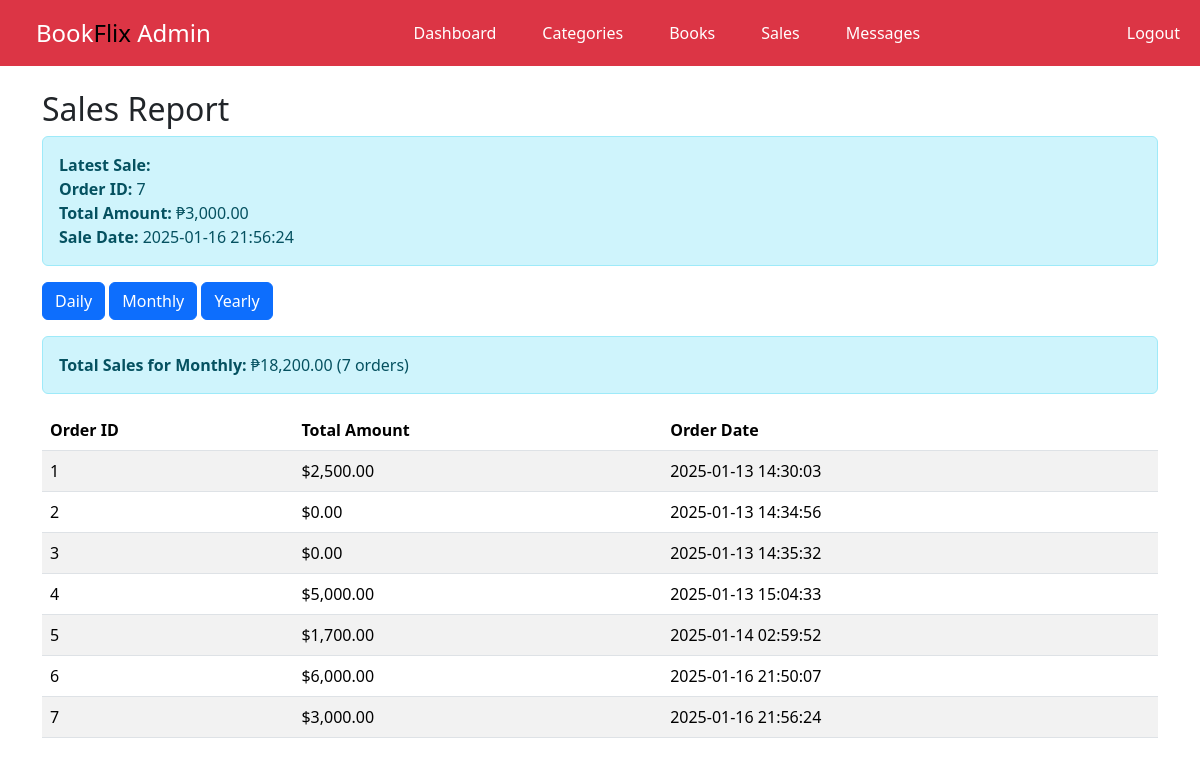
Screenshot of /sales.php?filter=monthly with the database file from the repository.
### tables this page shows
CREATE TABLE `orders` (
  `order_id` int(11) NOT NULL,
  `user_id` int(11) NOT NULL,
  `total_amount` decimal(10,2) NOT NULL,
  `order_date` timestamp NOT NULL DEFAULT current_timestamp()
);

### sales.php (the view, shortened to what this page needs)
<?php
include "database.php";
$date_filter = 'today';
$start_date = $end_date = date('Y-m-d');
if (isset($_GET['filter'])) {
    $date_filter = $_GET['filter'];
    switch ($date_filter) {
        case 'monthly':
            $start_date = date('Y-m-01');
            $end_date = date('Y-m-t');
            break;
    }
}
$stmt = $pdo->prepare("SELECT o.order_id, o.total_amount, o.order_date
                       FROM orders o
                       ORDER BY o.order_date DESC LIMIT 1");
$stmt->execute();
$latest_sale = $stmt->fetch();
$stmt = $pdo->prepare("SELECT COUNT(order_id) AS total_sales_count, SUM(total_amount) AS total_sales_amount
                       FROM orders
                       WHERE order_date BETWEEN ? AND ?");
$stmt->execute([$start_date, $end_date]);
$sales_summary = $stmt->fetch();
$stmt = $pdo->prepare("SELECT order_id, total_amount, order_date
                       FROM orders
                       WHERE order_date BETWEEN ? AND ?");
$stmt->execute([$start_date, $end_date]);
$sales = $stmt->fetchAll();
?>
<!DOCTYPE html>
<html lang="en">
<head>
    <link rel="stylesheet" href="https://cdn.jsdelivr.net/npm/bootstrap@5.3.3/dist/css/bootstrap.min.css">
</head>
<body>
<nav class="navbar navbar-expand-lg navbar-dark bg-danger sticky-top">
    <a class="navbar-brand ms-3" href="dashboard.php">Book<span>Flix</span> Admin</a>
    <div class="collapse navbar-collapse">
        <div class="navbar-nav mx-auto">
        <a href="adminpage.php" class="nav-link">Dashboard</a>
            <a href="categories.php" class="nav-link">Categories</a>
            <a href="books.php" class="nav-link">Books</a>
            <a href="sales.php" class="nav-link">Sales</a>
            <a href="messages.php" class="nav-link">Messages</a>
        </div>
        <a href="login.php" class="nav-link logout">Logout</a>
    </div>
</nav>
<div class="container mt-4">
    <h2>Sales Report</h2>
    <?php if ($latest_sale): ?>
        <div class="alert alert-info">
            <strong>Latest Sale:</strong>
            <br>
            <strong>Order ID:</strong> <?php echo $latest_sale['order_id']; ?>
            <br>
            <strong>Total Amount:</strong> ₱<?php echo number_format($latest_sale['total_amount'], 2); ?>
            <br>
            <strong>Sale Date:</strong> <?php echo $latest_sale['order_date']; ?>
        </div>
    <?php endif; ?>
    <div class="mb-3">
        <a href="sales.php?filter=daily" class="btn btn-primary">Daily</a>
        <a href="sales.php?filter=monthly" class="btn btn-primary">Monthly</a>
        <a href="sales.php?filter=yearly" class="btn btn-primary">Yearly</a>
    </div>
    <div class="alert alert-info">
        <strong>Total Sales for <?php echo ucfirst($date_filter); ?>:</strong>
        ₱<?php echo number_format($sales_summary['total_sales_amount'], 2); ?> (<?php echo $sales_summary['total_sales_count']; ?> orders)
    </div>
    <table class="table table-striped">
        <thead>
            <tr>
                <th>Order ID</th>
                <th>Total Amount</th>
                <th>Order Date</th>
            </tr>
        </thead>
        <tbody>
            <?php if (count($sales) > 0): ?>
                <?php foreach ($sales as $sale): ?>
                    <tr>
                        <td><?php echo $sale['order_id']; ?></td>
                        <td>$<?php echo number_format($sale['total_amount'], 2); ?></td>
                        <td><?php echo $sale['order_date']; ?></td>
                    </tr>
                <?php endforeach; ?>
            <?php else: ?>
                <tr>
                    <td colspan="3">No sales found for this period.</td>
                </tr>
            <?php endif; ?>
        </tbody>
    </table>
</div>
</body>
</html>

### sales.php (style rules this page uses)
.navbar { background-color: #343a40; padding: 10px 20px; }
.navbar-brand { color: #fff; font-size: 1.5rem; text-decoration: none; }
.navbar-nav { display: flex; justify-content: center; flex-grow: 1; }
.navbar-nav .nav-link { color: #fff; margin: 0 15px; text-decoration: none; font-size: 1rem; }
.logout { color: #fff; text-decoration: none; font-size: 1rem; margin-left: 20px; }
.navbar-brand span { color: black; }

### rows the page displays
orders: order_id "7", total_amount "3,000.00", order_date "2025-01-16 21:56:24"
orders: order_id "1", total_amount "2,500.00", order_date "2025-01-13 14:30:03"
orders: order_id "2", total_amount "0.00", order_date "2025-01-13 14:34:56"
orders: order_id "3", total_amount "0.00", order_date "2025-01-13 14:35:32"
orders: order_id "4", total_amount "5,000.00", order_date "2025-01-13 15:04:33"
orders: order_id "5", total_amount "1,700.00", order_date "2025-01-14 02:59:52"
orders: order_id "6", total_amount "6,000.00", order_date "2025-01-16 21:50:07"

### other values shown
$date_filter "Monthly"
$sales_summary['total_sales_amount'] "18,200.00"
$sales_summary['total_sales_count'] "7"
